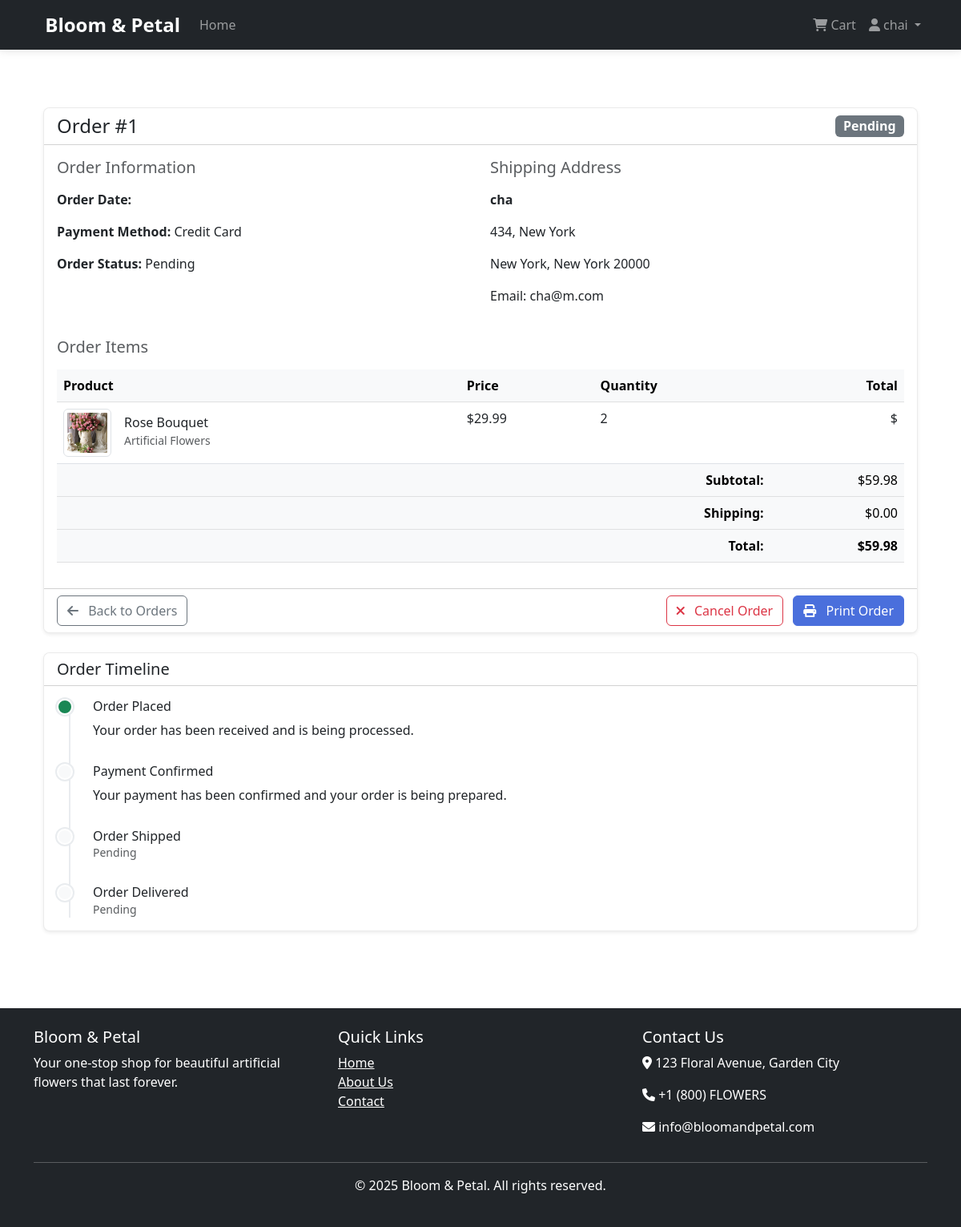
Page /account/orders/1/ (signed in) on the committed database.
### store/models.py (models this page shows, shortened)
class Order(models.Model):
    STATUS_CHOICES = (
        ('pending', 'Pending'),
        ('processing', 'Processing'),
        ('shipped', 'Shipped'),
        ('delivered', 'Delivered'),
        ('cancelled', 'Cancelled'),
    )
    user = models.ForeignKey(User, on_delete=models.CASCADE)
    full_name = models.CharField(max_length=100)
    email = models.EmailField()
    address = models.CharField(max_length=250)
    city = models.CharField(max_length=100)
    state = models.CharField(max_length=100)
    zip_code = models.CharField(max_length=20)
    created_at = models.DateTimeField(auto_now_add=True)
    updated_at = models.DateTimeField(auto_now=True)
    status = models.CharField(max_length=20, choices=STATUS_CHOICES, default='pending')
    total_price = models.DecimalField(max_digits=10, decimal_places=2)

class OrderItem(models.Model):
    order = models.ForeignKey(Order, on_delete=models.CASCADE, related_name='items')
    product = models.ForeignKey(Product, on_delete=models.CASCADE)
    price = models.DecimalField(max_digits=10, decimal_places=2)
    quantity = models.PositiveIntegerField(default=1)

class Product(models.Model):
    name = models.CharField(max_length=200)
    description = models.TextField()
    price = models.DecimalField(max_digits=10, decimal_places=2)
    category = models.ForeignKey(Category, on_delete=models.CASCADE, related_name='products')
    image = models.ImageField(upload_to='products/', blank=True, null=True)
    stock = models.PositiveIntegerField(default=0)
    available = models.BooleanField(default=True)
    created = models.DateTimeField(auto_now_add=True)
    updated = models.DateTimeField(auto_now=True)

class Category(models.Model):
    name = models.CharField(max_length=100)
    description = models.TextField(blank=True)
    class Meta:
        verbose_name_plural = 'Categories'

### store/views.py (the view)
# urls.py: path('account/orders/<int:order_id>/', views.order_detail, name='order_detail'),
@login_required
def order_detail(request, order_id):
    order = get_object_or_404(Order, id=order_id, user=request.user)
    return render(request, 'store/order_detail.html', {
        'order': order
    })

### store/templates/store/order_detail.html (shortened to what this page needs)
{% extends 'store/base.html' %}
{% block content %}
<div class="container py-5">
    <div class="card shadow-sm mb-4">
        <div class="card-header bg-white">
            <div class="d-flex justify-content-between align-items-center">
                <h4 class="mb-0">Order #{{ order.id }}</h4>
                <span class="badge {% if order.status == 'processing' %}bg-info{% elif order.status == 'shipped' %}bg-primary{% elif order.status == 'delivered' %}bg-success{% elif order.status == 'cancelled' %}bg-danger{% else %}bg-secondary{% endif %} fs-6">
                    {{ order.status|title }}
                </span>
            </div>
        </div>
        <div class="card-body">
            <div class="row mb-4">
                <div class="col-md-6">
                    <h5 class="text-muted mb-3">Order Information</h5>
                    <p><strong>Order Date:</strong> {{ order.created|date:"F j, Y, g:i a" }}</p>
                    <p><strong>Payment Method:</strong> Credit Card</p>
                    <p><strong>Order Status:</strong> {{ order.status|title }}</p>
                </div>
                <div class="col-md-6">
                    <h5 class="text-muted mb-3">Shipping Address</h5>
                    <p><strong>{{ order.full_name }}</strong></p>
                    <p>{{ order.address }}</p>
                    <p>{{ order.city }}, {{ order.state }} {{ order.zip_code }}</p>
                    <p>Email: {{ order.email }}</p>
                </div>
            </div>
            <h5 class="text-muted mb-3">Order Items</h5>
            <div class="table-responsive">
                <table class="table table-hover">
                    <thead class="table-light">
                        <tr>
                            <th>Product</th>
                            <th>Price</th>
                            <th>Quantity</th>
                            <th class="text-end">Total</th>
                        </tr>
                    </thead>
                    <tbody>
                        {% for item in order.items.all %}
                        <tr>
                            <td>
                                <div class="d-flex align-items-center">
                                    {% if item.product.image %}
                                    <img src="{{ item.product.image.url }}" alt="{{ item.product.name }}" class="img-thumbnail me-3" style="width: 60px; height: 60px; object-fit: cover;">
                                    {% else %}
                                    <div class="bg-light text-center me-3" style="width: 60px; height: 60px; display: flex; align-items: center; justify-content: center;">
                                        <i class="fas fa-image text-muted"></i>
                                    </div>
                                    {% endif %}
                                    <div>
                                        <h6 class="mb-0">{{ item.product.name }}</h6>
                                        <small class="text-muted">{{ item.product.category.name }}</small>
                                    </div>
                                </div>
                            </td>
                            <td>${{ item.price }}</td>
                            <td>{{ item.quantity }}</td>
                            <td class="text-end">${{ item.get_total }}</td>
                        </tr>
                        {% endfor %}
                    </tbody>
                    <tfoot class="table-light">
                        <tr>
                            <td colspan="3" class="text-end"><strong>Subtotal:</strong></td>
                            <td class="text-end">${{ order.total_price }}</td>
                        </tr>
                        <tr>
                            <td colspan="3" class="text-end"><strong>Shipping:</strong></td>
                            <td class="text-end">$0.00</td>
                        </tr>
                        <tr>
                            <td colspan="3" class="text-end"><strong>Total:</strong></td>
                            <td class="text-end fw-bold">${{ order.total_price }}</td>
                        </tr>
                    </tfoot>
                </table>
            </div>
        </div>
        <div class="card-footer bg-white">
            <div class="d-flex justify-content-between">
                <a href="{% url 'my_orders' %}" class="btn btn-outline-secondary">
                    <i class="fas fa-arrow-left me-2"></i> Back to Orders
                </a>
                <div>
                    {% if order.status != 'cancelled' and order.status != 'delivered' %}
                    <button class="btn btn-outline-danger me-2">
                        <i class="fas fa-times me-2"></i> Cancel Order
                    </button>
                    {% endif %}
                    <button class="btn btn-primary" onclick="window.print()">
                        <i class="fas fa-print me-2"></i> Print Order
                    </button>
                </div>
            </div>
        </div>
    </div>
    <div class="card shadow-sm">
        <div class="card-header bg-white">
            <h5 class="mb-0">Order Timeline</h5>
        </div>
        <div class="card-body">
            <div class="timeline">
                <div class="timeline-item">
                    <div class="timeline-marker bg-success"></div>
                    <div class="timeline-content">
                        <h6 class="mb-0">Order Placed</h6>
                        <p class="mt-2 mb-0">Your order has been received and is being processed.</p>
                    </div>
                </div>
                <div class="timeline-item">
                    <div class="timeline-marker {% if order.status == 'processing' or order.status == 'shipped' or order.status == 'delivered' %}bg-success{% else %}bg-light{% endif %}"></div>
                    <div class="timeline-content">
                        <h6 class="mb-0">Payment Confirmed</h6>
                        <p class="mt-2 mb-0">Your payment has been confirmed and your order is being prepared.</p>
                    </div>
                </div>
                <div class="timeline-item">
                    <div class="timeline-marker {% if order.status == 'shipped' or order.status == 'delivered' %}bg-success{% else %}bg-light{% endif %}"></div>
                    <div class="timeline-content">
                        <h6 class="mb-0">Order Shipped</h6>
                        {% if order.status == 'shipped' or order.status == 'delivered' %}
                        <p class="text-muted small mb-0">{{ order.updated|date:"F j, Y, g:i a" }}</p>
                        <p class="mt-2 mb-0">Your order has been shipped and is on its way to you.</p>
                        {% else %}
                        <p class="text-muted small mb-0">Pending</p>
                        {% endif %}
                    </div>
                </div>
                <div class="timeline-item">
                    <div class="timeline-marker {% if order.status == 'delivered' %}bg-success{% else %}bg-light{% endif %}"></div>
                    <div class="timeline-content">
                        <h6 class="mb-0">Order Delivered</h6>
                        {% if order.status == 'delivered' %}
                        <p class="text-muted small mb-0">{{ order.updated|date:"F j, Y, g:i a" }}</p>
                        <p class="mt-2 mb-0">Your order has been delivered. Thank you for shopping with us!</p>
                        {% else %}
                        <p class="text-muted small mb-0">Pending</p>
                        {% endif %}
                    </div>
                </div>
            </div>
        </div>
    </div>
</div>
{% endblock %}

### store/templates/store/base.html (shortened to what this page needs)
<!DOCTYPE html>
<html lang="en">
<head>
    <link href="https://cdn.jsdelivr.net/npm/bootstrap@5.3.0/dist/css/bootstrap.min.css" rel="stylesheet">
    <link rel="stylesheet" href="https://cdnjs.cloudflare.com/ajax/libs/font-awesome/6.0.0/css/all.min.css">
    {% load static %}
    <link rel="stylesheet" href="{% static 'css/main.css' %}">
</head>
<body>
    <nav class="navbar navbar-expand-lg navbar-dark bg-dark">
        <div class="container">
            <a class="navbar-brand" href="{% url 'home' %}">
                 Bloom & Petal
            </a>
            <div class="collapse navbar-collapse" id="navbarNav">
                <ul class="navbar-nav me-auto">
                    <li class="nav-item">
                        <a class="nav-link" href="{% url 'home' %}">Home</a>
                    </li>
                </ul>
                <ul class="navbar-nav">
                    <li class="nav-item">
                        <a class="nav-link" href="{% url 'view_cart' %}">
                            <i class="fas fa-shopping-cart"></i> Cart
                        </a>
                    </li>
                    {% if user.is_authenticated %}
                        <li class="nav-item dropdown">
                            <a class="nav-link dropdown-toggle" href="#" id="navbarDropdown" role="button" data-bs-toggle="dropdown">
                                <i class="fas fa-user"></i> {{ user.username }}
                            </a>
                        </li>
                    {% endif %}
                </ul>
            </div>
        </div>
    </nav>
    <div class="container mt-4">
        {% block content %}{% endblock %}
    </div>
    <footer class="bg-dark text-white mt-5 py-4">
        <div class="container">
            <div class="row">
                <div class="col-md-4">
                    <h5>Bloom & Petal</h5>
                    <p>Your one-stop shop for beautiful artificial flowers that last forever.</p>
                </div>
                <div class="col-md-4">
                    <h5>Quick Links</h5>
                    <ul class="list-unstyled">
                        <li><a href="{% url 'home' %}" class="text-white">Home</a></li>
                        <li><a href="#" class="text-white">About Us</a></li>
                        <li><a href="#" class="text-white">Contact</a></li>
                    </ul>
                </div>
                <div class="col-md-4">
                    <h5>Contact Us</h5>
                    <address>
                        <p><i class="fas fa-map-marker-alt"></i> 123 Floral Avenue, Garden City</p>
                        <p><i class="fas fa-phone"></i> +1 (800) FLOWERS</p>
                        <p><i class="fas fa-envelope"></i> info@bloomandpetal.com</p>
                    </address>
                </div>
            </div>
            <hr>
            <div class="text-center">
                <p>&copy; {% now "Y" %} Bloom & Petal. All rights reserved.</p>
            </div>
        </div>
    </footer>
</body>
</html>

### static/css/main.css (style rules this page uses)
body { font-family: 'Segoe UI', Tahoma, Geneva, Verdana, sans-serif; color: #333; }
.card { transition: transform 0.3s, box-shadow 0.3s; border-radius: 8px; overflow: hidden; border: 1px solid rgba(0, 0, 0, 0.08); }
.navbar { box-shadow: 0 2px 10px rgba(0, 0, 0, 0.1); }
.navbar-brand { font-weight: bold; font-size: 1.5rem; }
footer { margin-top: 3rem; }
.btn-primary { background-color: #4a6fdc; border-color: #4a6fdc; }
.timeline { position: relative; padding-left: 30px; }
.timeline::before { content: ''; position: absolute; top: 0; left: 15px; height: 100%; width: 2px; background-color: #e9ecef; }
.timeline-item { position: relative; padding-bottom: 30px; }
.timeline-item:last-child { padding-bottom: 0; }
.timeline-marker { position: absolute; left: -30px; width: 20px; height: 20px; border-radius: 50%; border: 2px solid #fff; box-shadow: 0 0 0 2px #e9ecef; }
.timeline-content { padding-left: 15px; }

### store/templates/store/order_detail.html (style rules this page uses)
.timeline { position: relative; padding-left: 30px; }
.timeline::before { content: ''; position: absolute; top: 0; left: 15px; height: 100%; width: 2px; background-color: #e9ecef; }
.timeline-item { position: relative; padding-bottom: 30px; }
.timeline-item:last-child { padding-bottom: 0; }
.timeline-marker { position: absolute; left: -30px; width: 20px; height: 20px; border-radius: 50%; border: 2px solid #fff; box-shadow: 0 0 0 2px #e9ecef; }
.timeline-content { padding-left: 15px; }

### rows in the picture
Order: id "1", status "Pending", full_name "cha", address "434, New York", city "New York", state "New York", zip_code "20000", email "cha@m.com", total_price "59.98"
OrderItem: product.image (picture), product.name "Rose Bouquet", product.category.name "Artificial Flowers", price "29.99", quantity "2"

### other values in the picture
{{ user.username }} "chai"
